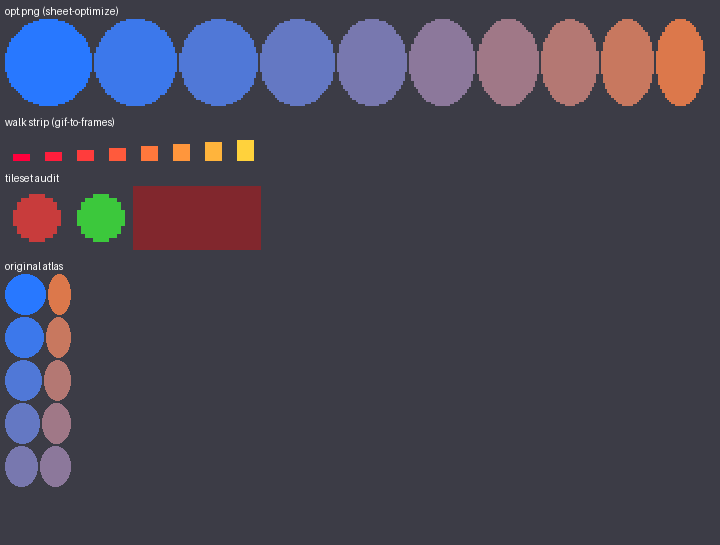
#> input picture samples/batch10_sheet.png, 720 x 545 px
$ python palette_extract.py ../samples/batch10_sheet.png --out out.png
#> lines starting #> are read from the running program, lines starting #| are printed output that depends on the picture
### lib/gst_read.py
"""Validated asset readers for the kit.

Bad or truncated input raises ``GstInputError`` with a specific message
(for example ``WAV fmt chunk missing`` or ``GLB chunk length exceeds file``).
``install_guards()`` wraps ``json.load`` / ``json.loads``, ``PIL.Image.open``,
``wave.open``, ``xml.etree.ElementTree.parse`` and text-mode ``open`` so tools
that call those libraries directly also raise ``GstInputError`` instead of a
raw decoder exception. ``cli_error.run`` installs the guards.
"""
from __future__ import annotations

import csv
import io
import json
import os
import struct
import wave
import xml.etree.ElementTree as ET

from gst_errors import GstInputError

_GUARDS_INSTALLED = False


# ---------------------------------------------------------------------------
# primitives
# ---------------------------------------------------------------------------

# [36 lines left out: functions open_text, parse_json_bytes, load_json, require_object, not called in this run]


# Stay under the fuzz child's 512 MiB address-space cap for RGBA
# (Pillow's default is ~179e6 pixels, which is over 512 MiB at 4 bytes/pixel).
DEFAULT_MAX_IMAGE_PIXELS = 64_000_000

# Decoder failures we wrap into GstInputError (plus DecompressionBombError by name).
_IMAGE_DECODER_EXC = (OSError, ValueError, SyntaxError, struct.error, EOFError, IndexError, MemoryError)


# [350 lines left out: functions _image_input_error, open_image, parse_xml, _wav_error_message, open_wav, read_wav_frames and 11 more, not called in this run]


# ---------------------------------------------------------------------------
# library guards (installed by cli_error.run)
# ---------------------------------------------------------------------------

def _guard_json():
    _load, _loads = json.load, json.loads

    # [18 lines left out: functions load, loads, not called in this run]

    json.load = load
    json.loads = loads


def _guard_image():
    try:
        from PIL import Image, ImageFile, UnidentifiedImageError
    except ImportError:
        return
    if getattr(Image, "MAX_IMAGE_PIXELS", None) is None or Image.MAX_IMAGE_PIXELS > DEFAULT_MAX_IMAGE_PIXELS:
        Image.MAX_IMAGE_PIXELS = DEFAULT_MAX_IMAGE_PIXELS
    _open = Image.open
    _img_load = ImageFile.ImageFile.load
    _seek = getattr(Image.Image, "seek", None)

    def open_img(*args, **kwargs):
        try:
            return _open(*args, **kwargs)
        except UnidentifiedImageError as e:
            raise GstInputError("image could not be identified") from e
        except GstInputError:
            raise
        except _IMAGE_DECODER_EXC as e:
            _image_input_error(e)
        except Exception as e:
            if type(e).__name__ == "DecompressionBombError":
                _image_input_error(e)
            raise

    def load_img(self, *args, **kwargs):
        try:
            return _img_load(self, *args, **kwargs)
        except GstInputError:
            raise
        except _IMAGE_DECODER_EXC as e:
            _image_input_error(e)
        except Exception as e:
            if type(e).__name__ == "DecompressionBombError":
                _image_input_error(e)
            raise

    # [14 lines left out: function seek_img, not called in this run]

    Image.open = open_img
    ImageFile.ImageFile.load = load_img
    if _seek is not None:
        Image.Image.seek = seek_img


def _guard_wave():
    _open = wave.open

    # [11 lines left out: function open_w, not called in this run]

    wave.open = open_w


def _guard_et():
    _parse = ET.parse
    _fromstring = ET.fromstring

    # [11 lines left out: functions parse, fromstring, not called in this run]

    ET.parse = parse
    ET.fromstring = fromstring
    # XML is an alias of fromstring in some versions
    if getattr(ET, "XML", None) is _fromstring or getattr(ET, "XML", None) is ET.fromstring:
        ET.XML = fromstring


def _guard_text_open():
    import builtins
    _open = builtins.open

    class _GuardedTextFile:
        def __init__(self, fh):
            self._fh = fh

        def read(self, *a, **k):
            try:
                return self._fh.read(*a, **k)
            except UnicodeDecodeError as e:
                raise GstInputError("file is not valid UTF-8") from e

        def readline(self, *a, **k):
            try:
                return self._fh.readline(*a, **k)
            except UnicodeDecodeError as e:
                raise GstInputError("file is not valid UTF-8") from e

        def readlines(self, *a, **k):
            try:
                return self._fh.readlines(*a, **k)
            except UnicodeDecodeError as e:
                raise GstInputError("file is not valid UTF-8") from e

        def __iter__(self):
            try:
                for line in self._fh:
                    yield line
            except UnicodeDecodeError as e:
                raise GstInputError("file is not valid UTF-8") from e

        def __enter__(self):
            self._fh.__enter__()
            return self

        def __exit__(self, *exc):
            return self._fh.__exit__(*exc)

        def __getattr__(self, name):
            return getattr(self._fh, name)

    def open_guarded(file, mode="r", *args, **kwargs):
        fh = _open(file, mode, *args, **kwargs)
        mode_s = str(mode) if mode is not None else "r"
        if "b" not in mode_s and "r" in mode_s:
            return _GuardedTextFile(fh)
        return fh

    builtins.open = open_guarded


def install_guards():
    """Wrap stdlib / Pillow decoders so they raise GstInputError. Idempotent."""
    global _GUARDS_INSTALLED
    if _GUARDS_INSTALLED:
        return
    _GUARDS_INSTALLED = True
    _guard_json()
    _guard_image()
    _guard_wave()
    _guard_et()
    _guard_text_open()

### lib/cli_error.py
"""One-line error wrapper for tool entry points.

Tools must exit 0, 1 or 2 and must not print a Python traceback. Wrap the
`main` function:

    if __name__ == "__main__":
        sys.path.insert(0, os.path.join(os.path.dirname(os.path.abspath(__file__)), "..", "lib"))
        import cli_error
        sys.exit(cli_error.run(main))

`run` catches every Exception (not SystemExit or KeyboardInterrupt), prints a
single line (`TypeName: first line of the message`, truncated) to stderr, and
returns 1. argparse usage errors still exit 2.

GST_DEBUG=1 re-raises the exception so the full traceback is visible (used by
the fuzz classifier and by developers). GstInputError from shared readers is a
validated input failure, not a generic-wrapper hit.
"""
from __future__ import annotations

import os, sys

LIMIT = 240


def debug_enabled() -> bool:
    v = os.environ.get("GST_DEBUG", "")
    return v not in ("", "0", "false", "False", "no", "NO")


# [16 lines left out: functions format_error, _is_input_error, not called in this run]


def run(main, argv=None) -> int:
    try:
        from gst_read import install_guards
        install_guards()
    except ImportError:
        pass
    try:
        rc = main() if argv is None else main(argv)
        if rc is None:
            return 0
        if isinstance(rc, int):
            return rc
        print(rc, file=sys.stderr)
        return 1
    except SystemExit as e:
        if e.code is None:
            return 0
        if isinstance(e.code, int):
            return e.code
        print(e.code, file=sys.stderr)
        return 1
    except KeyboardInterrupt:
        print("KeyboardInterrupt", file=sys.stderr)
        return 130
    except Exception as e:
        if debug_enabled():
            raise
        print(format_error(e), file=sys.stderr)
        # 1 = validated input error or generic wrapper; callers inspect the type
        # name on stderr. GstInputError is printed as "GstInputError: ...".
        return 1

### palette-extract/palette_extract.py
#!/usr/bin/env python3
"""palette-extract: pull a palette out of one or many images and save it as .hex (Lospec), .gpl (GIMP/
Aseprite/Krita), and a swatch PNG. Exact colours when the image has few; otherwise median-cut to N.
Transparent pixels are ignored. Sort by luminance, hue, or frequency. Feed the result into pixelize
(-p palette.hex) or palette-swap (--from/--to).
"""
import argparse, os
from collections import Counter
import numpy as np
from PIL import Image
import os, sys


def collect(paths):
    cnt = Counter()
    for p in paths:
        a = np.array(Image.open(p).convert("RGBA")).reshape(-1, 4)
#> in open_img, returned value is the input picture: PIL image 720x545 RGB; mean R, G, B 72.1, 69.6, 84.9
        a = a[a[:, 3] >= 128][:, :3]
        if len(a):
            cols, n = np.unique(a, axis=0, return_counts=True)
            for c, k in zip(map(tuple, cols.tolist()), n.tolist()):
                cnt[c] += k
    return cnt


def reduce(cnt, n):
    if len(cnt) <= n:
        return cnt
    cols = np.array(list(cnt.keys()), np.uint8)
    w = np.array(list(cnt.values()))
    img = Image.fromarray(np.repeat(cols[None, :, :], 1, 0), "RGB")  # 1 x K strip of unique colours
    q = img.quantize(colors=n, method=Image.Quantize.MEDIANCUT, dither=Image.Dither.NONE)
    pal = q.getpalette()[: n * 3]
    idx = np.array(q).reshape(-1)
    out = Counter()
    for i in range(len(pal) // 3):
        m = idx == i
        if m.any():
            out[tuple(pal[i * 3: i * 3 + 3])] += int(w[m].sum())
    return out


def lum(c):
    return 0.2126 * c[0] + 0.7152 * c[1] + 0.0722 * c[2]


def hue(c):
    import colorsys
    return colorsys.rgb_to_hsv(*(v / 255 for v in c))[0]


def sort_colors(cnt, how):
    items = list(cnt.items())
    if how == "luminance": items.sort(key=lambda kv: lum(kv[0]))
    elif how == "hue": items.sort(key=lambda kv: (hue(kv[0]), lum(kv[0])))
    else: items.sort(key=lambda kv: -kv[1])
    return [c for c, _ in items]


def write_hex(path, cols):
    open(path, "w").write("\n".join("%02x%02x%02x" % c for c in cols) + "\n")


def write_gpl(path, cols, name):
    lines = ["GIMP Palette", f"Name: {name}", "Columns: 8", "#"] + [f"{r:3d} {g:3d} {b:3d} {'%02x%02x%02x' % (r, g, b)}" for r, g, b in cols]
    open(path, "w").write("\n".join(lines) + "\n")


def swatch(cols, size=16, per_row=16):
    rows = -(-len(cols) // per_row)
    im = Image.new("RGB", (min(len(cols), per_row) * size, rows * size), (0, 0, 0))
    for i, c in enumerate(cols):
        im.paste(c, ((i % per_row) * size, (i // per_row) * size, (i % per_row) * size + size, (i // per_row) * size + size))
    return im


def main(argv=None):
    ap = argparse.ArgumentParser(description="Extract a palette from images.")
    ap.add_argument("inputs", nargs="+")
    ap.add_argument("-o", "--out", required=True, help="basename (.hex .gpl _swatch.png)")
    ap.add_argument("-n", "--colors", type=int, default=16)
    ap.add_argument("--sort", choices=["luminance", "hue", "frequency"], default="luminance")
    ap.add_argument("--in-place", action="store_true", help="allow overwriting the input")
    a = ap.parse_args(argv)
    # refuse dest == input unless --in-place
    def _paths(v):
        if not v:
            return []
        if isinstance(v, (list, tuple)):
            out = []
            for x in v:
                out.extend(_paths(x))
            return out
        return [v]
    _srcs, _dsts = [], []
    _src_keys = ('inputs',)
    for _k in _src_keys:
        if hasattr(a, _k):
            _srcs.extend(_paths(getattr(a, _k)))
    for _k in ('out', 'outdir', 'output', 'dest', 'json_report', 'report', 'preview', 'out_csv', 'map_out', 'json', 'cues', 'cues_json'):
        if _k in _src_keys:
            continue
        if hasattr(a, _k) and getattr(a, _k):
            _d = getattr(a, _k)
            _dsts.extend(_paths(_d))
    for _s in _srcs:
        for _d in _dsts:
            if _s and _d and os.path.abspath(str(_s)) == os.path.abspath(str(_d)) and not a.in_place:
                sys.exit("refusing to overwrite the input; pick a different output path or pass --in-place")

    cnt = collect(a.inputs)
#> in collect, `cols, n = np.unique(a, axis=0, return_counts=True)`: cols = 191 rows, first 8: [40, 120, 255], [60, 60, 70], [60, 120, 235], [60, 200, 60], [61, 61, 71], [62, 62, 71], [62, 62, 72], [63, 63, 73]; n = 191 values, max 320585 at index 1, min 1 at index 21, mean 2054.5
#> the loop in collect, `for c, k in zip(map(tuple, cols.tolist()), n.tolist()):` made 191 passes
#> (c, k) on passes 1 to 3: ((40, 120, 255), 7250), ((60, 60, 70), 320585), ((60, 120, 235), 6902)
#> after the loop in collect, `for c, k in zip(map(tuple, cols.tolist()), n.tolist()):`: cnt = 191 items
    if not cnt:
        raise SystemExit("no opaque pixels found")
    total = len(cnt)
    cols = sort_colors(reduce(cnt, a.colors), a.sort)
    write_hex(a.out + ".hex", cols)
    write_gpl(a.out + ".gpl", cols, os.path.basename(a.out))
    swatch(cols).save(a.out + "_swatch.png")
    print(f"{total} unique colour(s) -> {len(cols)}: " + " ".join("%02x%02x%02x" % c for c in cols))
    return 0


if __name__ == "__main__":
    sys.path.insert(0, os.path.join(os.path.dirname(os.path.abspath(__file__)), "..", "lib"))
    import cli_error
    sys.exit(cli_error.run(main))
#> in main, `total = len(cnt)`: total = 191
#> in reduce, `w = np.array(list(cnt.values()))`: w has the same summary as n in collect
#> in reduce, `pal = q.getpalette()[: n * 3]`: pal = 48 values, max 249 at index 0, min 62 at index 40, mean 155
#> in reduce, `idx = np.array(q).reshape(-1)`: idx = 191 values, max 15 at index 1, min 0 at index 170, mean 7.46
#> the loop in reduce, `for i in range(len(pal) // 3):` made 16 passes
#> after the loop in reduce, `for i in range(len(pal) // 3):`: out = 16 items
#> in main, `cols = sort_colors(reduce(cnt, a.colors), a.sort)`: cols = [(64, 64, 73), (73, 73, 82), (144, 62, 75), (104, 91, 97), (92, 110, 153), (116, 116, 127), (131, 131, 137), (163, 134, 132), (147, 160, 152), (174, 174, 178), (200, 184, 168), (202, 202, 205), (216, 211, 198), (222, 222, 224), (237, 237, 237), (249, 249, 249)]
#> in write_gpl, `lines = ["GIMP Palette", f"Name: {name}", "Columns: 8", "#"] + [f"{r:3..`: lines = 20 items, first 6: 'GIMP Palette', 'Name: out.png', 'Columns: 8', '#', ' 64  64  73 404049', ' 73  73  82 494952'
#> in swatch, `rows = -(-len(cols) // per_row)`: rows = 1
#> in swatch, `im = Image.new("RGB", (min(len(cols), per_row) * size, rows * size), (..`: im: PIL image 256x16 RGB; every value is 0
#> the loop in swatch, `for i, c in enumerate(cols):` made 16 passes
#> after the loop in swatch, `for i, c in enumerate(cols):`:
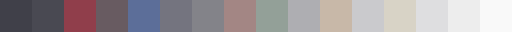
#> im: PIL image 256x16 RGB (shown 2 times larger); mean R, G, B 158.4, 151.2, 155.4
#| 191 unique colour(s) -> 16: 404049 494952 903e4b 685b61 5c6e99 74747f 838389 a38684 93a098 aeaeb2 c8b8a8 cacacd d8d3c6 dedee0 ededed f9f9f9
#> (the program exits here)

$ run again, on samples/batch12_sheet.png
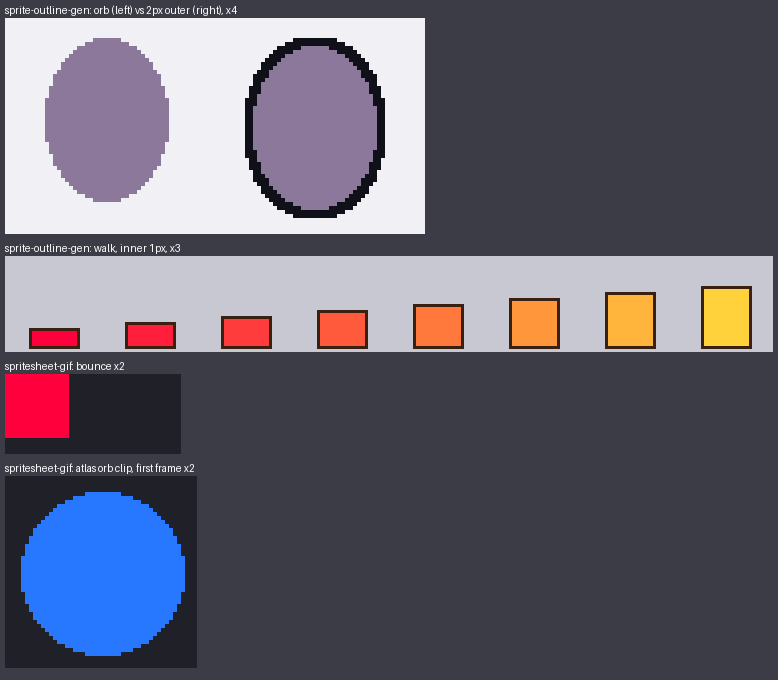
#> input picture samples/batch12_sheet.png, 778 x 680 px
#> in open_img, returned value is the input picture: PIL image 778x680 RGB; mean R, G, B 102.4, 99.2, 113.2
#> in collect, `cols, n = np.unique(a, axis=0, return_counts=True)`: cols = 211 rows, first 8: [16, 16, 24], [32, 32, 40], [40, 120, 255], [58, 32, 16], [60, 60, 70], [61, 61, 71], [62, 62, 71], [62, 62, 72]; n = 211 values, max 310922 at index 4, min 1 at index 13, mean 2507.3
#> the loop in collect, `for c, k in zip(map(tuple, cols.tolist()), n.tolist()):` made 211 passes
#> (c, k) on passes 1 to 3: ((16, 16, 24), 4864), ((32, 32, 40), 25840), ((40, 120, 255), 21008)
#> after the loop in collect, `for c, k in zip(map(tuple, cols.tolist()), n.tolist()):`: cnt = 211 items
#> total = 211
#> w has the same summary as n in collect
#> pal = 48 values, max 247 at index 2, min 54 at index 46, mean 153.9
#> idx = 211 values, max 15 at index 0, min 0 at index 188, mean 7.4
#> the loop in reduce, `for i in range(len(pal) // 3):` made 16 passes
#> after the loop in reduce, `for i in range(len(pal) // 3):`: out = 16 items
#> in main, `cols = sort_colors(reduce(cnt, a.colors), a.sort)`: cols = [(56, 54, 61), (71, 71, 81), (122, 70, 83), (106, 94, 99), (102, 109, 127), (121, 121, 128), (133, 133, 139), (159, 143, 140), (158, 158, 163), (172, 172, 177), (184, 184, 188), (201, 196, 192), (212, 208, 198), (220, 220, 221), (233, 233, 234), (246, 246, 247)]
#> lines = 20 items, first 6: 'GIMP Palette', 'Name: out.png', 'Columns: 8', '#', ' 56  54  61 38363d', ' 71  71  81 474751'
#> rows = 1
#> the loop in swatch, `for i, c in enumerate(cols):` made 16 passes
#> after the loop in swatch, `for i, c in enumerate(cols):`:
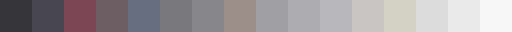
#> im: PIL image 256x16 RGB (shown 2 times larger); mean R, G, B 156, 150.8, 154.9
#| 211 unique colour(s) -> 16: 38363d 474751 7a4653 6a5e63 666d7f 797980 85858b 9f8f8c 9e9ea3 acacb1 b8b8bc c9c4c0 d4d0c6 dcdcdd e9e9ea f6f6f7

$ run again, on samples/batch3_sheet.png
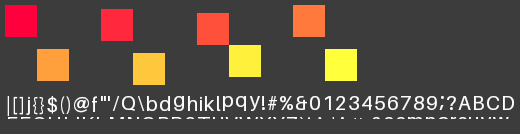
#> input picture samples/batch3_sheet.png, 520 x 134 px
#> in open_img, returned value is the input picture: PIL image 520x134 RGBA; mean R, G, B, A 89.6, 75.7, 66.7, 253.6
#> in collect, `cols, n = np.unique(a, axis=0, return_counts=True)`: cols = 204 rows, first 8: [60, 60, 60], [61, 61, 61], [62, 62, 62], [63, 63, 63], [64, 64, 64], [65, 65, 65], [66, 66, 66], [67, 67, 67]; n = 204 values, max 57776 at index 0, min 1 at index 120, mean 341.6
#> the loop in collect, `for c, k in zip(map(tuple, cols.tolist()), n.tolist()):` made 204 passes
#> (c, k) on passes 1 to 3: ((60, 60, 60), 57776), ((61, 61, 61), 34), ((62, 62, 62), 80)
#> after the loop in collect, `for c, k in zip(map(tuple, cols.tolist()), n.tolist()):`: cnt = 204 items
#> total = 204
#> w has the same summary as n in collect
#> pal = 48 values, max 249 at index 0, min 65 at index 45, mean 156
#> idx = 204 values, max 15 at index 0, min 0 at index 177, mean 7.44
#> the loop in reduce, `for i in range(len(pal) // 3):` made 16 passes
#> after the loop in reduce, `for i in range(len(pal) // 3):`: out = 15 items
#> in main, `cols = sort_colors(reduce(cnt, a.colors), a.sort)`: cols = [(65, 65, 65), (117, 67, 72), (87, 87, 87), (100, 100, 100), (113, 113, 113), (125, 125, 125), (138, 138, 138), (158, 148, 144), (163, 163, 163), (175, 175, 175), (193, 185, 176), (203, 199, 189), (212, 212, 212), (224, 224, 224), (249, 249, 249)]
#> lines = 19 items, first 6: 'GIMP Palette', 'Name: out.png', 'Columns: 8', '#', ' 65  65  65 414141', '117  67  72 754348'
#> rows = 1
#> the loop in swatch, `for i, c in enumerate(cols):` made 15 passes
#> after the loop in swatch, `for i, c in enumerate(cols):`:
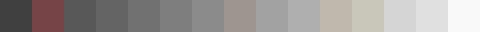
#> im: PIL image 240x16 RGB (shown 2 times larger); mean R, G, B 154.8, 150, 148.8
#| 204 unique colour(s) -> 15: 414141 754348 575757 646464 717171 7d7d7d 8a8a8a 9e9490 a3a3a3 afafaf c1b9b0 cbc7bd d4d4d4 e0e0e0 f9f9f9

$ run again, on samples/batch45_sheet.png
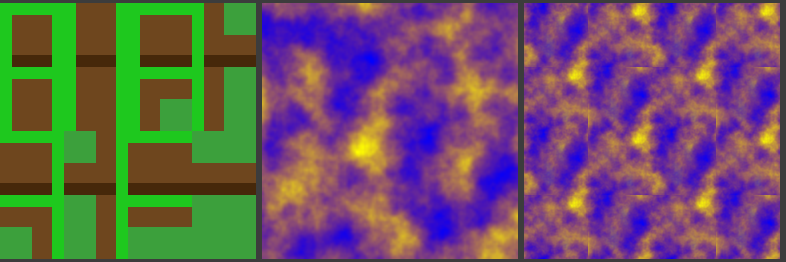
#> input picture samples/batch45_sheet.png, 786 x 262 px
#> in open_img, returned value is the input picture: PIL image 786x262 RGBA; mean R, G, B, A 104.9, 85.2, 97, 255
#> in collect, `cols, n = np.unique(a, axis=0, return_counts=True)`: cols = 2813 rows, first 8: [0, 0, 254], [0, 0, 255], [1, 0, 253], [1, 0, 254], [2, 0, 252], [2, 0, 253], [3, 0, 251], [4, 0, 250]; n = 2813 values, max 26880 at index 940, min 1 at index 0, mean 73.21
#> the loop in collect, `for c, k in zip(map(tuple, cols.tolist()), n.tolist()):` made 2813 passes
#> (c, k) on passes 1 to 3: ((0, 0, 254), 1), ((0, 0, 255), 3), ((1, 0, 253), 1)
#> after the loop in collect, `for c, k in zip(map(tuple, cols.tolist()), n.tolist()):`: cnt = 2813 items
#> total = 2813
#> w has the same summary as n in collect
#> pal = 48 values, max 236 at index 0, min 4 at index 46, mean 112.6
#> idx = 2813 values, max 15 at index 0, min 0 at index 2631, mean 7.44
#> the loop in reduce, `for i in range(len(pal) // 3):` made 16 passes
#> after the loop in reduce, `for i in range(len(pal) // 3):`: out = 16 items
#> in main, `cols = sort_colors(reduce(cnt, a.colors), a.sort)`: cols = [(27, 4, 227), (54, 13, 200), (75, 24, 179), (94, 36, 159), (106, 48, 149), (107, 60, 146), (121, 60, 134), (127, 70, 127), (131, 81, 123), (144, 85, 110), (151, 96, 103), (161, 108, 93), (173, 121, 82), (189, 142, 65), (208, 174, 44), (236, 221, 18)]
#> lines = 20 items, first 6: 'GIMP Palette', 'Name: out.png', 'Columns: 8', '#', ' 27   4 227 1b04e3', ' 54  13 200 360dc8'
#> rows = 1
#> the loop in swatch, `for i, c in enumerate(cols):` made 16 passes
#> after the loop in swatch, `for i, c in enumerate(cols):`:
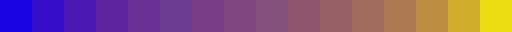
#> im: PIL image 256x16 RGB (shown 2 times larger); mean R, G, B 131.5, 83.9, 122.4
#| 2813 unique colour(s) -> 16: 1b04e3 360dc8 4b18b3 5e249f 6a3095 6b3c92 793c86 7f467f 83517b 90556e 976067 a16c5d ad7952 bd8e41 d0ae2c ecdd12
